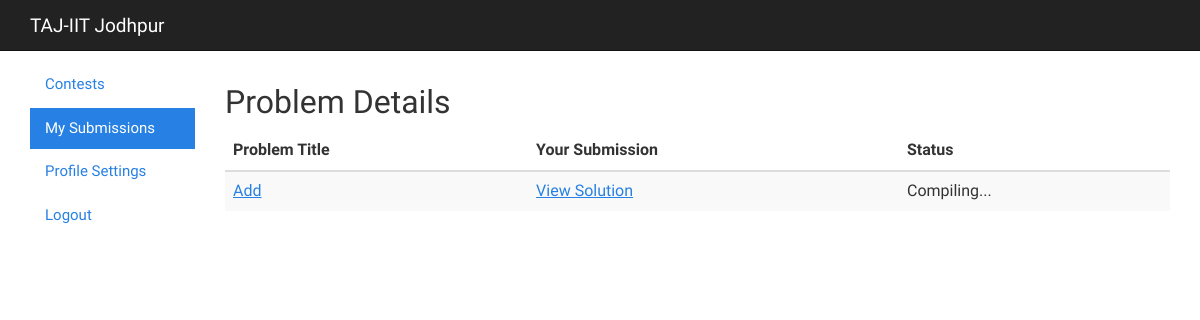
Before: /judge/submission/ (signed in) with the older database file.
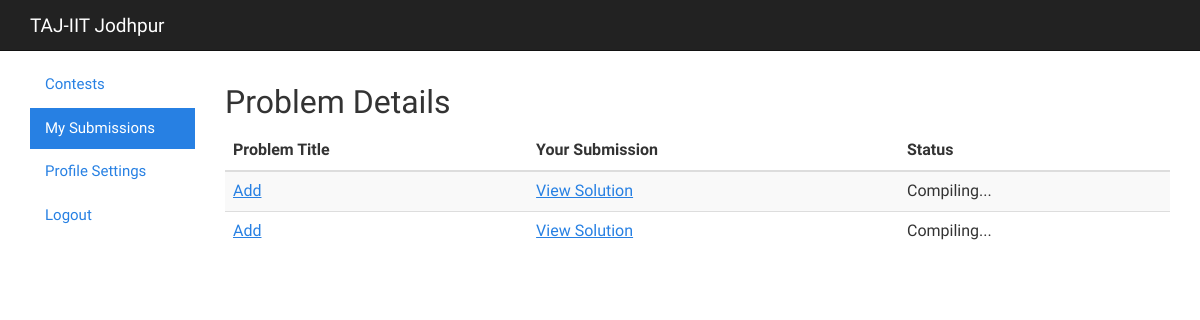
After: the same page with the newer database file.
### apps/judge/models.py (models this page shows, shortened)
class Solution(models.Model):
    hacker = models.ForeignKey(Hacker)
    contest = models.ForeignKey(Contest)
    problem = models.ForeignKey(Problem)
    solution = models.FileField(upload_to='solution')
    attempts = models.PositiveSmallIntegerField()
    language = models.ForeignKey(Language)
    time = models.DecimalField(max_digits=2, decimal_places=2)
    status = models.PositiveSmallIntegerField()

class Problem(models.Model):
    contest = models.ForeignKey(Contest)
    problemSetter = models.CharField(max_length=200)
    problemTitle = models.CharField(max_length=200)
    problemStatement = RichTextField(config_name='awesome_ckeditor')
    testInput = models.FileField(upload_to='testInput')
    testOutput = models.FileField(upload_to='testOutput')
    timeLimit = models.PositiveSmallIntegerField()
    languagesAllowed = models.CommaSeparatedIntegerField(max_length=200)
    inputFormat = RichTextField(config_name='awesome_ckeditor')
    outputFormat = RichTextField(config_name='awesome_ckeditor')
    constraints = RichTextField(config_name='awesome_ckeditor')
    sampleInput = RichTextField(config_name='awesome_ckeditor')
    sampleOutput = RichTextField(config_name='awesome_ckeditor')
    solvedBy = models.PositiveSmallIntegerField(default=0)
    tags = TaggableManager()

### apps/judge/views.py (the view)
@login_required
def submission(request):
    h = Hacker.objects.get(username=request.session['username'])
    solution = Solution.objects.filter(hacker_id = h.id)
    return render(request, 'users/submission.html', {'solution': solution})

### templates/users/submission.html
{% include "users/base.html" %}
<body>
    {% include "includes/navbar.html" %}
    <br><br><br>
    <div class="container-fluid">
    	<div class="row-fluid">
            <div class="col-md-2">
                <ul class="nav nav-pills nav-stacked">
                  <li><a href="/judge">Contests</a></li>
                  <li class="active"><a href="#">My Submissions</a></li>
                  <li><a href="/user/profile">Profile Settings</a></li>
                  <li><a href="/user/logout">Logout</a></li>
                </ul>
            </div>
            <div class="col-md-10">
                <h2>Problem Details</h2>
                <table class="table table-striped table-hover ">
                    <thead>
                      <tr>
                        <th>Problem Title</th>
                        <th>Your Submission</th>
                        <th>Status</th>
                      </tr>
                    </thead>
                    <tbody>
                      {% for s in solution %}
                      <tr>
                        <td><a href="../{{s.contest_id}}/problem/{{s.problem_id}}">{{s.problem.problemTitle}}</a></td>
                        <td><a href="{{s.solution}}">View Solution</a></td>
                        {% if s.status == 0 %}
                            <td>Compiling...</td>
                        {% elif s.status == 1 %}
                            <td>Compile Error</td>
                        {% elif s.status == 2 %}
                            <td>Run Fail</td>
                        {% elif s.status == 3 %}
                            <td>Time Limit Execceded</td>
                        {% elif s.status == 4 %}
                            <td>Correct Submission</td>
                        {% elif s.status == 5 %}
                            <td>Wrong Answer</td>
                        {% endif %}
                      </tr>
                    {% endfor %}
                    </tbody>
                 </table>
            </div>
    	</div>
    </div>

### templates/users/base.html (shortened to what this page needs)
<head>
  {% load staticfiles %}
  <link rel="stylesheet" type="text/css" href="{% static 'bootstrap/css/bootstrap.min.css' %}" />
</head>

### templates/includes/navbar.html
<div class="navbar navbar-default navbar-fixed-top">
    <div class="container">
        <div class="navbar-header">
          <a href="/judge" class="navbar-brand">TAJ-IIT Jodhpur</a>
        </div>
    </div>
</div>

Changed rows visible on the page:
added Solution: problem.problemTitle "Add", status "Compiling..."
